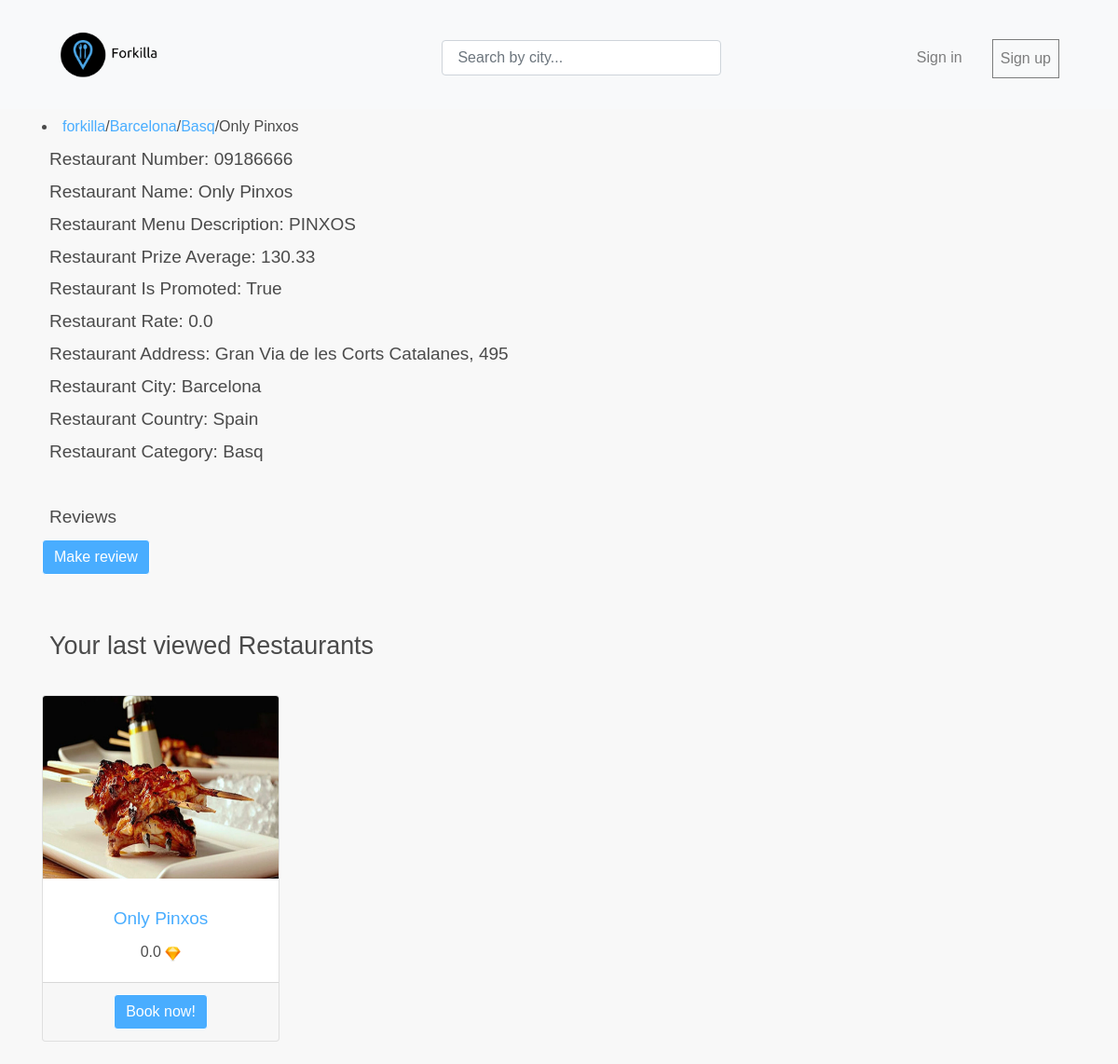
/restaurant/09186666, run on the app's committed database.
### forkilla/models.py (models this page shows, shortened)
class Restaurant(models.Model):
    CATEGORIES = (
        ("Rice", "Rice"),
        ("Fusi", "Fusion"),
        ("BBQ", "Barbecue"),
        ("Chin", "Chinese"),
        ("Medi", "Mediterranean"),
        ("Crep", "Creperie"),
        ("Hind", "Hindu"),
        ("Japa", "Japanese"),
        ("Ital", "Italian"),
        ("Mexi", "Mexican"),
        ("Peru", "Peruvian"),
        ("Russ", "Russian"),
        ("Turk", "Turkish"),
        ("Basq", "Basque"),
        ("Vegy", "Vegetarian"),
        ("Afri", "African"),
        ("Egyp", "Egyptian"),
        ("Grek", "Greek")
    )
    _d_categories = dict(CATEGORIES)
    restaurant_number = models.CharField(max_length=8, unique=True)
    name = models.CharField(max_length=50)
    menu_description = models.TextField()
    price_average = models.DecimalField(max_digits=5, decimal_places=2)
    is_promot = models.BooleanField()
    rate = models.DecimalField(default=0.0, max_digits=2, decimal_places=1,
                               validators=[MinValueValidator(0.0), MaxValueValidator(5.0)])
    address = models.CharField(max_length=50)
    city = models.CharField(max_length=50)
    country = models.CharField(max_length=50)
    featured_photo = models.ImageField(upload_to="images/")
    category = models.CharField(max_length=5, choices=CATEGORIES)
    restaurant_capacity = models.PositiveIntegerField(validators=[MaxValueValidator(999)])

class RestaurantInsertDate(models.Model):
    viewedrestaurants = models.ForeignKey(ViewedRestaurants, on_delete=models.CASCADE)
    restaurant = models.ForeignKey(Restaurant, on_delete=models.CASCADE)
    date_added = models.DateTimeField(auto_now_add=True)
    class Meta:
        ordering = ['-date_added']

### forkilla/views.py (the view)
# urls.py: url(r'^restaurant/(?P<restaurant_number>.*)', views.details, name='details'), # Poner el /
def details(request, restaurant_number=""):
    try:
        viewedrestaurants = _check_session(request)
        restaurant = Restaurant.objects.get(restaurant_number=restaurant_number)
        _update_rate(restaurant)
        lastviewed = RestaurantInsertDate(viewedrestaurants=viewedrestaurants, restaurant=restaurant)
        lastviewed.save()
        reviews = Review.objects
    except (KeyError, Restaurant.DoesNotExist, AttributeError):
        return HttpResponse("The specified Restaurant does not exist!")
    context = {
        'restaurant': restaurant,
        'viewedrestaurants': viewedrestaurants,
        'reviews': reviews
    }
    return render(request, 'forkilla/details.html', context)

### forkilla/views.py (called while the page is built)
def _check_session(request):
    try:
        if "viewedrestaurants" not in request.session:
            viewedrestaurants = ViewedRestaurants()
            viewedrestaurants.save()
            request.session["viewedrestaurants"] = viewedrestaurants.id_vr
        else:
            viewedrestaurants = ViewedRestaurants.objects.get(id_vr=request.session["viewedrestaurants"])
    except (KeyError, Reservation.DoesNotExist, AttributeError):
        return HttpResponse("The specified Viewed Restaurant does not exist!")
    return viewedrestaurants

def _update_rate(restaurant):
    reviews_of_restaurant = Review.objects.filter(restaurant=restaurant)
    if len(reviews_of_restaurant) == 0:
        restaurant.rate = 0.0
    else:
        review_avg = reviews_of_restaurant.aggregate(Avg('review_rate'))
        restaurant.rate = round(review_avg['review_rate__avg'], 1)
    restaurant.save()

### templates/forkilla/details.html (shortened to what this page needs)
<!DOCTYPE html>
<html lang="en">
<head>
</head>
<body>
    {% extends 'forkilla/base.html' %}
    {% block content %}
    <br>
    {% if restaurant %}
        <li><a href="{% url 'index' %}forkilla">forkilla</a>/<a
                href="{% url 'restaurants' restaurant.city %}">{{restaurant.city}}</a>/<a
                href="{% url 'restaurants' restaurant.city restaurant.category %}">{{restaurant.category}}</a>/{{restaurant.name}}
            </li>
        <h4> Restaurant Number: {{ restaurant.restaurant_number }}</h4>
        <h4> Restaurant Name: {{ restaurant.name }}</h4>
        <h4> Restaurant Menu Description: {{ restaurant.menu_description }}</h4>
        <h4> Restaurant Prize Average: {{ restaurant.price_average }}</h4>
        <h4> Restaurant Is Promoted: {{ restaurant.is_promot }}</h4>
        <h4> Restaurant Rate: {{ restaurant.rate }}</h4>
        <h4> Restaurant Address: {{ restaurant.address }}</h4>
        <h4> Restaurant City: {{ restaurant.city }}</h4>
        <h4> Restaurant Country: {{ restaurant.country }}</h4>
        <h4> Restaurant Category: {{ restaurant.category }}</h4>
    {% endif %}
    <br>
    <h4>Reviews</h4>
    <form action="{% url 'reviews'%}" method="get">
    <button type="submit" class="btn btn-primary" name="review" value={{restaurant.restaurant_number}}> Make review</button>
    </form>
    {% endblock %}

### templates/forkilla/base.html (shortened to what this page needs)
{% load static %}
<!DOCTYPE html>
<html lang="en">
<head>
    {% load static %}
    <link rel="stylesheet" href="https://maxcdn.bootstrapcdn.com/bootstrap/4.3.1/css/bootstrap.min.css">
    <link rel="stylesheet" href="{% static 'forkilla/css/style.css' %}">
</head>
<body>
    <nav class="navbar navbar-expand-sm bg-light navbar-light fixed-top">
        <div class="container-fluid">
            <a class="navbar-brand" href="{% url 'index' %}">
                <img src="{% static 'forkilla/images/logo1.png' %}" alt="logo" style="width:150px;">
            </a>
            <form class="from-inline" method="GET" action="" id="searchform">
                <input style="width: 300px" class="form-control mr-sm-3" type="text" id="searchbox" name="q" value="{{ request.GET.q }}" placeholder=" Search by city...">
            </form>
            <ul class="navbar-nav">
                {% if not request.user.is_authenticated %}
                    <li class="nav-item">
                        <a class="nav-link" href="accounts/login">Sign in</a>
                    </li>
                    <li class="nav-item">
                        <a class="nav-link"  href="register" style=" border-color: #01579b ;border:1px; border-style: solid;">Sign up</a>
                    </li>
                {% endif %}
            </ul>
        </div>
    </nav>
    <div class="container">
        {% block content %}
        {% endblock %}
        <br><br>
        {% if viewedrestaurants.restaurant.all %}
            <h2>Your last viewed Restaurants</h2>
            <br>
            <form action="{% url 'reservation'%}" method="get">
            <div class="row text-center">
                {% for restaurant in viewedrestaurants.restaurantinsertdate_set.all|slice:"5"%}
                    <div class="col-lg-3 col-md-6 mb-4">
                        <div class="card h-100">
                             {% if restaurant.restaurant.featured_photo %}
                                <img class="card-img-top" src="{{ restaurant.restaurant.featured_photo.url }}" alt="">
                             {% endif %}
                            <div class="card-body">
                                <a href="{% url 'details' restaurant.restaurant.restaurant_number%}" >
                                    <h4 class="card-title">{{restaurant.restaurant.name}}</h4>
                                </a>
                                <p class="card-text">{{restaurant.restaurant.rate}} <img src="{% static 'forkilla/images/diamond.ico' %}" alt="diamond" style="width:17px;"></p>
                            </div>
                            <div class="card-footer">
                                <button class="btn btn-primary" type="submit" name="reservation" value={{restaurant.restaurant.restaurant_number}} > Book now!</button>
                            </div>
                        </div>
                    </div>
                {% endfor %}
            </div>
            </form>
        {% endif %}
    </div>
</body>
</html>

### static/forkilla/css/style.css (style rules this page uses)
:root { --fore-color: rgba(0, 0, 0, 0.7); --secondary-fore-color: #444; --back-color: #f8f8f8; --secondary-back-color: #f0f0f0; --blockquote-color: #f57c00; --pre-color: #1565c0; --border-color: #aaa; --secondary-border-color: #ddd; --heading-ratio: 1.19; --universal-margin: 0.5rem; --universal-padding: 0.5rem; --universal-border-radius: 0.125rem; --a-link-color: #0277bd; --a-visited-color: #01579b; }
html { font-size: 16px; padding-top: 100px; }
html, * { font-family: Helvetica; line-height: 1.5; -webkit-text-size-adjust: 100%; }
a, b, del, em, i, ins, q, span, strong, u { font-size: 1em; }
#searchform { position:absolute; right:31.5%; top:30%; width:30%; }
* { font-size: 1rem; }
body { margin: 0; color: var(--fore-color); background: var(--back-color); }
h1, h2, h3, h4, h5, h6 { line-height: 1.2; margin: calc(1.5 * var(--universal-margin)) var(--universal-margin); font-weight: 500; }
h2 { font-size: calc(1rem * var(--heading-ratio) * var(--heading-ratio) * var(--heading-ratio)); }
h4 { font-size: calc(1rem * var(--heading-ratio)); }
p { margin: var(--universal-margin); }
ol, ul { margin: var(--universal-margin); padding-left: calc(2 * var(--universal-margin)); }
nav * { padding: var(--universal-padding) calc(1.5 * var(--universal-padding)); }
a:link { color: rgb(73, 173, 255); text-decoration: none; }
button.btn-primary { background-color: rgb(73, 173, 255); border-color: white; }

### data on the page
Restaurant: city "Barcelona", category "Basq", name "Only Pinxos", restaurant_number "09186666", menu_description "PINXOS", price_average "130.33", is_promot "True", rate "0.0", address "Gran Via de les Corts Catalanes, 495", country "Spain"
